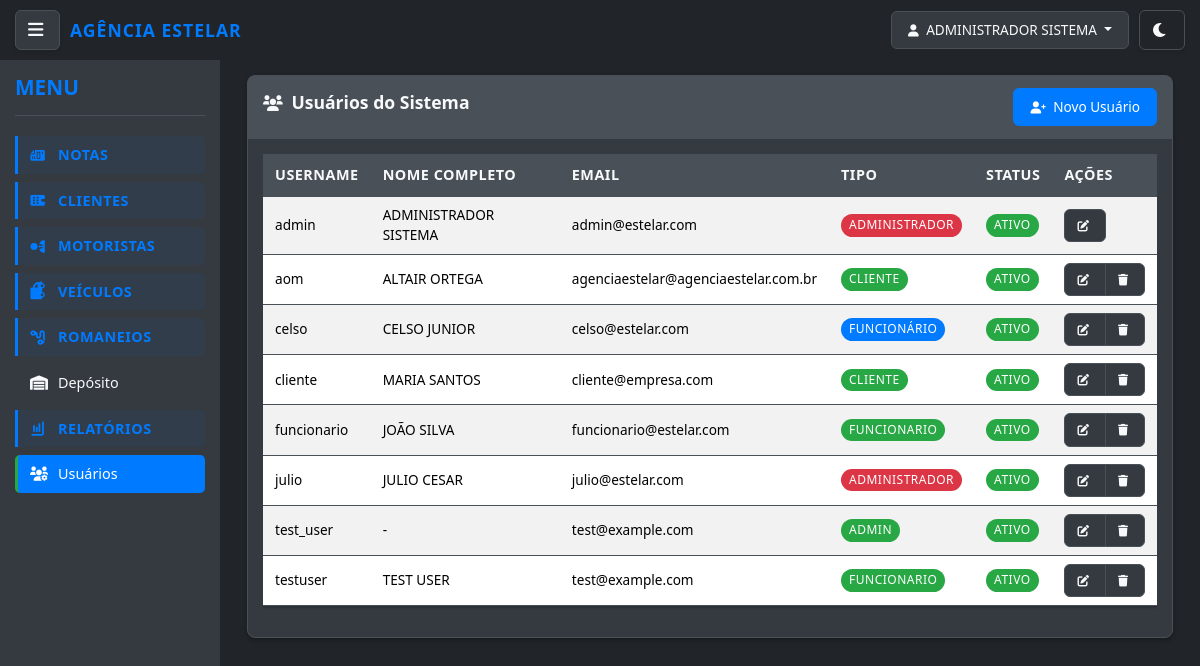
/notas/usuarios/ (signed in), run on an earlier commit of the app's database.
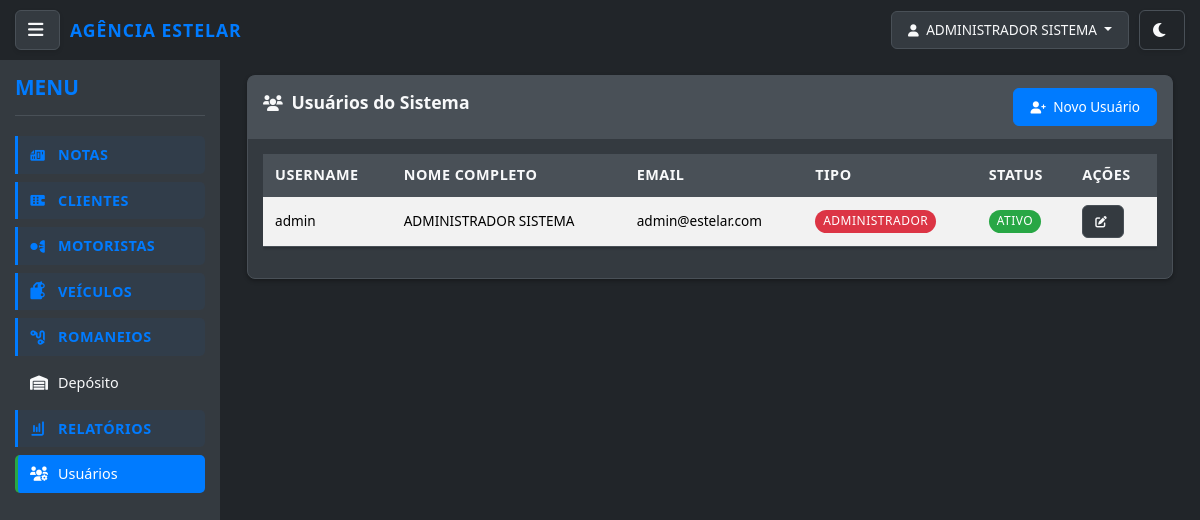
And on a later commit of the database.
### notas/models.py (models this page shows, shortened)
class UpperCaseMixin:
    def save(self, *args, **kwargs):
        for field in self._meta.fields:
            if hasattr(field, 'max_length') and hasattr(self, field.name):
                value = getattr(self, field.name)
                if value and isinstance(value, str):
                    exclude_fields = [
                        'email', 'password', 'username', 'cpf', 'cnpj',
                        'cnh', 'chassi', 'renavam', 'placa', 'cep',
                        'telefone', 'rntrc', 'numero_consulta', 'tipo_usuario',
                        'status'  # Adicionado para não converter status para maiúsculo
                    ]
                    if field.name not in exclude_fields:
                        setattr(self, field.name, value.upper())
        super().save(*args, **kwargs)

class Usuario(UpperCaseMixin, AbstractUser):
    TIPO_USUARIO_CHOICES = [
        ('admin', 'Administrador'),
        ('funcionario', 'Funcionário'),
        ('cliente', 'Cliente'),
    ]
    tipo_usuario = models.CharField(
        max_length=20,
        choices=TIPO_USUARIO_CHOICES,
        default='funcionario',
        verbose_name="Tipo de Usuário"
    )
    cliente = models.ForeignKey(
        Cliente,
        on_delete=models.CASCADE,
        null=True,
        blank=True,
        verbose_name="Cliente Vinculado"
    )
    telefone = models.CharField(max_length=20, blank=True, verbose_name="Telefone")
    ultimo_acesso = models.DateTimeField(null=True, blank=True, verbose_name="Último Acesso")
    REQUIRED_FIELDS = ['email', 'first_name', 'last_name']
    USERNAME_FIELD = 'username'
    is_authenticated = True
    is_anonymous = False
    objects = UsuarioManager()
    class Meta:
        verbose_name = "Usuário"
        verbose_name_plural = "Usuários"
        ordering = ['username']
    def get_full_name(self):
        return f"{self.first_name} {self.last_name}".strip()
    @property
    def is_admin(self):
        return self.tipo_usuario == 'admin'
    @property
    def is_cliente(self):
        return self.tipo_usuario == 'cliente'
    def can_access_funcionalidades(self):
        return self.is_admin or self.is_funcionario

### notas/views.py (the view)
# urls.py: path('usuarios/', views.listar_usuarios, name='listar_usuarios'),
@login_required
@user_passes_test(is_admin)
def listar_usuarios(request):
    usuarios = Usuario.objects.all().order_by('username')
    return render(request, 'notas/auth/listar_usuarios.html', {'usuarios': usuarios})

### notas/views.py (called while the page is built)
def is_admin(user):
    return user.is_authenticated and user.tipo_usuario.upper() == 'ADMIN'

### notas/templates/notas/auth/listar_usuarios.html (shortened to what this page needs)
{% extends 'base.html' %}
{% load static %}
{% block content %}
<div class="container-fluid">
    <div class="row">
        <div class="col-12">
            <div class="card">
                <div class="card-header d-flex justify-content-between align-items-center">
                    <h3 class="card-title">
                        <i class="fas fa-users"></i> Usuários do Sistema
                    </h3>
                    <a href="{% url 'notas:cadastrar_usuario' %}" class="btn btn-primary">
                        <i class="fas fa-user-plus"></i> Novo Usuário
                    </a>
                </div>
                <div class="card-body">
                    <div class="table-responsive">
                        <table class="table table-striped table-hover">
                            <thead>
                                <tr>
                                    <th>Username</th>
                                    <th>Nome Completo</th>
                                    <th>Email</th>
                                    <th>Tipo</th>
                                    <th>Status</th>
                                    <th>Ações</th>
                                </tr>
                            </thead>
                            <tbody>
                                {% for usuario in usuarios %}
                                <tr>
                                    <td>{{ usuario.username }}</td>
                                    <td>{{ usuario.get_full_name|default:"-" }}</td>
                                    <td>{{ usuario.email|default:"-" }}</td>
                                    <td>
                                        <span class="badge
                                            {% if usuario.tipo_usuario == 'admin' %}bg-danger
                                            {% elif usuario.tipo_usuario == 'funcionario' %}bg-primary
                                            {% else %}bg-success{% endif %}">
                                            {{ usuario.get_tipo_usuario_display }}
                                        </span>
                                    </td>
                                    <td>
                                        {% if usuario.is_active %}
                                            <span class="badge bg-success">Ativo</span>
                                        {% else %}
                                            <span class="badge bg-danger">Inativo</span>
                                        {% endif %}
                                    </td>
                                    <td>
                                        <div class="btn-group" role="group">
                                            <a href="{% url 'notas:editar_usuario' usuario.pk %}" class="btn btn-sm btn-outline-primary" title="Editar">
                                                <i class="fas fa-edit"></i>
                                            </a>
                                            {% if usuario != user %}
                                            <a href="{% url 'notas:excluir_usuario' usuario.pk %}" class="btn btn-sm btn-outline-danger" title="Excluir">
                                                <i class="fas fa-trash"></i>
                                            </a>
                                            {% endif %}
                                        </div>
                                    </td>
                                </tr>
                                {% empty %}
                                <tr>
                                    <td colspan="6" class="text-center">Nenhum usuário encontrado.</td>
                                </tr>
                                {% endfor %}
                            </tbody>
                        </table>
                    </div>
                </div>
            </div>
        </div>
    </div>
</div>
{% endblock %}

### templates/base.html (shortened to what this page needs)
{% load static %}
<!DOCTYPE html>
<html lang="pt-BR">
<head>
    <link href="https://cdn.jsdelivr.net/npm/bootstrap@5.3.3/dist/css/bootstrap.min.css" rel="stylesheet">
            <link rel="stylesheet" href="{% static 'css/style.css' %}?v=1.6">
    <link rel="stylesheet" href="https://cdnjs.cloudflare.com/ajax/libs/font-awesome/6.0.0-beta3/css/all.min.css">
</head>
<body data-theme="dark" class="{% if not user.is_authenticated %}login-page{% endif %}">
    <div class="top-bar">
        {% if user.is_authenticated %}
        <button id="menu-toggle" class="btn btn-outline-light btn-sm menu-toggle-btn" title="Alternar Menu">
            <i class="fas fa-bars"></i>
        </button>
        {% endif %}
                        <div class="logo-container">
                            <a href="{% url 'notas:dashboard' %}" class="logo">Agência Estelar</a>
                        </div>
        <div class="user-area">
            <div class="user-info">
                {% if user.is_authenticated %}
                    <div class="dropdown">
                        <button class="btn btn-outline-light dropdown-toggle" type="button" id="userDropdown" data-bs-toggle="dropdown" aria-expanded="false">
                            <i class="fas fa-user"></i> {{ user.get_full_name|default:user.username }}
                        </button>
                    </div>
                {% else %}
                    <a href="{% url 'notas:login' %}" class="btn btn-outline-light">Login</a>
                {% endif %}
            </div>
            <button id="theme-toggle" class="btn btn-outline-light btn-sm theme-toggle-btn" title="Alternar Tema">
                <i id="theme-icon" class="fas fa-moon"></i>
            </button>
        </div>
    </div>
    <div class="main-wrapper">
        {% if user.is_authenticated %}
               <div class="sidebar">
           <div class="sidebar-header">
               <h3>MENU</h3>
           </div>
            <nav class="sidebar-nav">
                <ul class="nav-menu">
                    {% if user.can_access_funcionalidades %}
                    <li class="nav-group">
                        <div class="nav-group-header">
                            <i class="fas fa-file-invoice"></i>
                            <span>Notas</span>
                        </div>
                    </li>
                    <li class="nav-group">
                        <div class="nav-group-header">
                            <i class="fas fa-building"></i>
                            <span>Clientes</span>
                        </div>
                    </li>
                    <li class="nav-group">
                        <div class="nav-group-header">
                            <i class="fas fa-user-tie"></i>
                            <span>Motoristas</span>
                        </div>
                    </li>
                    <li class="nav-group">
                        <div class="nav-group-header">
                            <i class="fas fa-truck"></i>
                            <span>Veículos</span>
                        </div>
                    </li>
                    <li class="nav-group">
                        <div class="nav-group-header">
                            <i class="fas fa-route"></i>
                            <span>Romaneios</span>
                        </div>
                    </li>
                   <li class="nav-item">
                       <a href="{% url 'notas:pesquisar_mercadorias_deposito' %}">
                           <i class="fas fa-warehouse"></i> Depósito
                       </a>
                   </li>
                    {% if user.is_admin %}
                    <li class="nav-group">
                        <div class="nav-group-header">
                            <i class="fas fa-chart-bar"></i>
                            <span>Relatórios</span>
                        </div>
                    </li>
                   <li class="nav-item">
                       <a href="{% url 'notas:listar_usuarios' %}">
                           <i class="fas fa-users-cog"></i> Usuários
                       </a>
                   </li>
                    {% endif %}
                    {% endif %}
                </ul>
            </nav>
        </div>
        {% endif %}
        <div class="main-content">
            {% block content %}{% endblock %}
        </div>
    </div>
</body>
</html>

What changed in the data, as far as the page shows it:
removed Usuario: username "aom", get_full_name "ALTAIR ORTEGA", email "agenciaestelar@agenciaestelar.com.br", tipo_usuario "CLIENTE", is_active "ATIVO"
removed Usuario: username "celso", get_full_name "CELSO JUNIOR", email "celso@estelar.com", tipo_usuario "FUNCIONÁRIO", is_active "ATIVO"
removed Usuario: username "cliente", get_full_name "MARIA SANTOS", email "cliente@empresa.com", tipo_usuario "CLIENTE", is_active "ATIVO"
removed Usuario: username "funcionario", get_full_name "JOÃO SILVA", email "funcionario@estelar.com", tipo_usuario "FUNCIONARIO", is_active "ATIVO"
removed Usuario: username "julio", get_full_name "JULIO CESAR", email "julio@estelar.com", tipo_usuario "ADMINISTRADOR", is_active "ATIVO"
removed Usuario: username "test_user", get_full_name "-", email "test@example.com", tipo_usuario "ADMIN", is_active "ATIVO"
removed Usuario: username "testuser", get_full_name "TEST USER", email "test@example.com", tipo_usuario "FUNCIONARIO", is_active "ATIVO"
